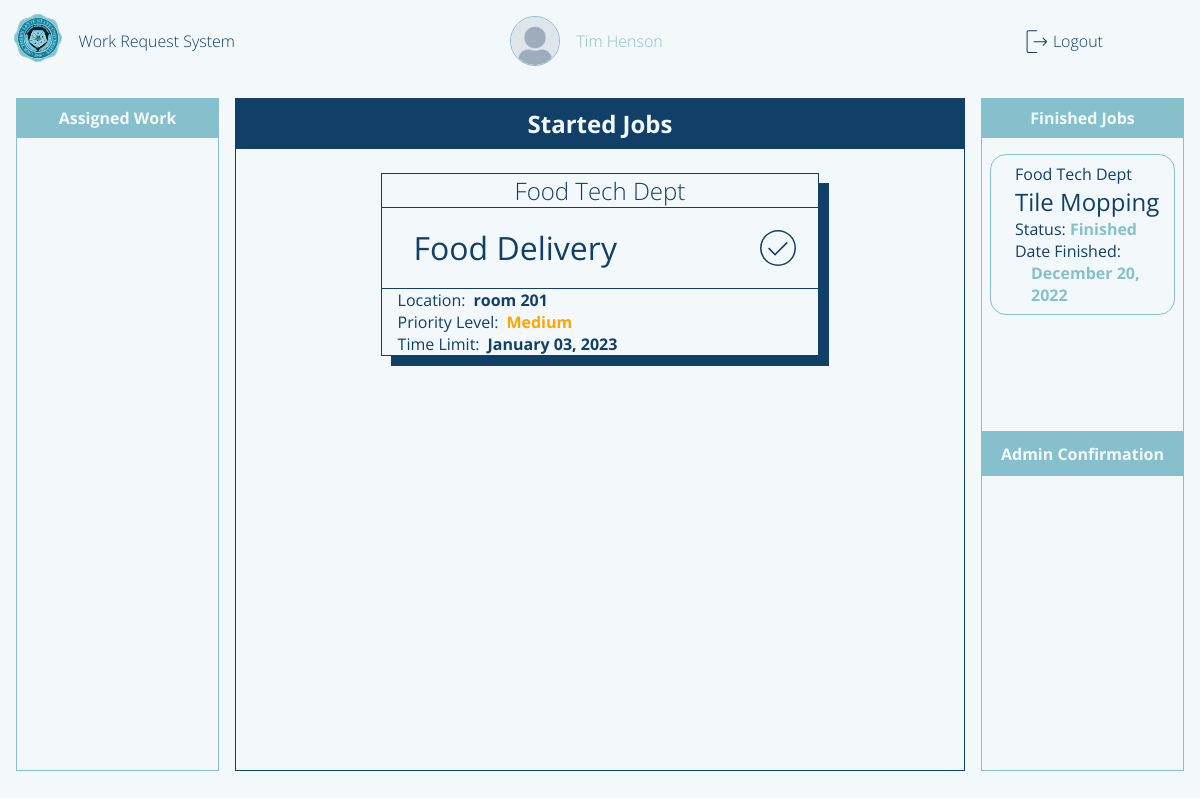
The page /staffPage (signed in) on the database its author committed.
### flaskApp/models.py (models this page shows, shortened)
class User(db.Model, UserMixin):
	__tablename__ = 'user'
	id = db.Column(db.Integer, primary_key=True)
	userName = db.Column(db.String(20), unique=True, nullable=False)
	userType = db.Column(db.String(20), default='Admin')
	passWord = db.Column(db.String(60), nullable=False)
	profilePicture = db.Column(db.String(60), default='dafault.png')
	requestForm = db.relationship('UserRequestForm', backref='user')
	userStaffExtension = db.relationship('StaffExtension', backref='staffExtension', uselist=False)

class UserRequestForm(db.Model):
	__tablename__ = 'userRequestForm'
	id = db.Column(db.Integer, primary_key=True)
	requestorName = db.Column(db.String(500), nullable=False)
	requestTitle = db.Column(db.String(500), nullable=False)
	requestedWork = db.Column(db.String(500), nullable=False)
	roomNumber = db.Column(db.String(20), nullable=False)
	avilabilityOfMaterials = db.Column(db.String(10), nullable=False)
	priorityLevel = db.Column(db.Integer, default=0) # change this to integer in the future 0 - pending 1 - high 2 - medium 3 - low
	status = db.Column(db.String(20), default='Pending')
	dateApproved = db.Column(DateTime, default=datetime.now(), nullable=False)
	dateLimit = db.Column(DateTime, default=datetime.now(), nullable=False)
	requestFormId = db.Column(db.Integer, db.ForeignKey('user.id'))
	requestRating = db.Column(db.Integer, default=0) # this is where a rating will be recorded
	assignedStaff = db.Column(db.Integer, db.ForeignKey('userstaff.id'))

### flaskApp/routes.py (the view)
@app.route('/staffPage', methods=['GET', 'POST'])
def staffPage():
	if current_user.is_authenticated == False:
		return redirect(url_for('loginPage'))
	userStaffAssigned = StaffExtension.query.filter_by(staffName=current_user.userName).first()
	user = StaffExtension.query.filter_by(staffId=current_user.id).first()
	profileImage = url_for('static', filename='profilePic/'+current_user.profilePicture)
	return render_template('staffDashboard.html', title='Staff Page', user=current_user.userName, userStaff=user, profileImage=profileImage, userStaffAssigned=userStaffAssigned.staffAssignment)

### flaskApp/models.py (called while the page is built)
@loginManager.user_loader
def loadUser(userId):
	return User.query.get(int(userId))

### flaskApp/templates/staffDashboard.html (shortened to what this page needs)
{% extends "layout.html" %}
{% block content %}
<main class="content-main">
		<section class="header">
			Started Jobs
		</section>
		<section class="body">
			{% for assigned in userStaffAssigned %}
				{% if assigned.status == 'OnGoing'%}
					<div class="content">
						<section class="content-deptName">
							<i>{{ assigned.requestorName }}</i>
						</section>
						<section class="content-title">
							<i>{{ assigned.requestTitle }}</i>
							<span class="finished">
								<a href="{{ url_for('staffFinishedPage',name=assigned.requestTitle, id=assigned.id) }}">
									<img src="{{ url_for('static', filename='img/finished.svg') }}">
								</a>
							</span>
						</section>
						<section class="content-date">
							<i>Location: <p> {{ assigned.roomNumber }}</p></i>
							{% if assigned.priorityLevel == 1 %}
								<i>Priority Level: <p style="color:red;">High</p></i>
							{% elif assigned.priorityLevel == 2 %}
								<i>Priority Level: <p style="color:orange;">Medium</p></i>
							{% elif assigned.priorityLevel == 3 %}
								<i>Priority Level: <p style="color:green;">Low</p></i>
							{% endif %}
							<i>Time Limit: <p> {{ assigned.dateLimit.strftime("%B %d, %Y") }}</p></i>
						</section>
					</div>
				{% endif %}
			{% endfor %}
		</section>
</main>
<section class="content-left">
	<section class="header">Assigned Work</section>
	<section class="main">
	</section>
	<section class="footer">Foot</section>
</section>
<section class="content-right">
	<section class="header">Finished Jobs</section>
	<section class="main semi-final">
		{% for assigned in userStaffAssigned %}
			{% if assigned.status == 'Finished'%}
				<div class="content-finished">
					<section class="finished-header">
						{{ assigned.requestorName }}
					</section>
					<section class="finished-main">
						{{ assigned.requestTitle }}
					</section>
					<section class="finished-footer">
						<i>Status: </i>
						<i>{{ assigned.status }}</i>
					</section>
					<section class="finished-footer2">
						<i>Date Finished: </i>
						<i>{{ assigned.dateApproved.strftime("%B %d, %Y") }}</i>
					</section>
				</div>
			{% endif %}
		{% endfor %}
	</section>
	<section class="header2">Admin Confirmation</section>
	<section class="finished">
	</section>
</section>
<footer class="content-footer">
</footer>
{% endblock content %}

### flaskApp/templates/layout.html (shortened to what this page needs)
<!DOCTYPE html>
<html>
<head>
    {% if title == 'Login Page'%}
    	<link rel="stylesheet" type="text/css" href="{{ url_for('static', filename='login.css') }}">
    {% elif title == 'Admin Page'%}
    	<link rel="stylesheet" type="text/css" href="{{ url_for('static', filename='adminDashboard.css') }}">
    {% elif title == 'Requestor Page'%}
        <link rel="stylesheet" type="text/css" href="{{ url_for('static', filename='requestorDashboard.css') }}">
    {% elif title == 'Staff Page'%}
        <link rel="stylesheet" type="text/css" href="{{ url_for('static', filename='staffDashboard.css') }}">
    {% elif title == 'Admin Approval Page'%}
        <link rel="stylesheet" type="text/css" href="{{ url_for('static', filename='adminApproval.css') }}">
    {% elif title == 'Staff Ongoing Page'%}
        <link rel="stylesheet" type="text/css" href="{{ url_for('static', filename='staffOngoing.css') }}">
    {% elif title == 'Profile Page'%}
        <link rel="stylesheet" type="text/css" href="{{ url_for('static', filename='profilePage.css') }}">
    {% endif%}
</head>
<body>
	<div class="container">
        {% if title != 'Login Page'%}
        <header class="content-header">
            <div class="img-box">
                <img class="logo_slsu" src="{{ url_for('static', filename='img/logo_slsu.svg') }}">
            </div>
            {% if title == 'Admin Page'%}
                <section class="header-title">
                    <a href="{{ url_for('adminPage') }}">Work Request System</a>
                </section>
                <section class="header-user">
                    <img class='profile-picture'src="{{ profileImage }}">
                    <a href="{{ url_for('profilePage') }}">{{ user }}</a>
                </section>
            {% elif title == 'Staff Page' %}
                <section class="header-title">
                    <a href="{{ url_for('staffPage') }}">Work Request System</a>
                </section>
                <section class="header-user">
               <img class='profile-picture'src="{{ profileImage }}">
                   <a href="{{ url_for('profilePage') }}">{{ user }}</a>
                </section>
            {% endif %}
            <div class="header-profile">
                {% if current_user.is_authenticated == True %}
                <img src="{{ url_for('static', filename='img/logout.svg') }}">
                <a href="{{ url_for('logout') }}">Logout</a>
                {% endif %}
            </div>
        </header>
        {% endif%}
		{% block content %}{% endblock content %}
	</div>
</body>
</html>

### flaskApp/static/staffDashboard.css (style rules this page uses)
body { background: var(--white); }
.container { margin: 0; display: grid; height: 100vh; grid-template-columns: 0.3fr 1fr 0.3fr; grid-template-rows: 0fr 1fr 0.02fr; grid-gap: 1rem; grid-template-areas: 'h h h' 'l m r' 'f f f'; }
.content-header { grid-area: h; display: flex; flex-direction: row; align-items: center; padding: var(--fn-small); }
.img-box { flex-grow: 0; }
.header-title { flex-grow: 0; margin-left: 1rem; }
.header-title a { font-size: var(--fn-regular); font-weight: lighter; color: var(--blue); }
.header-user { flex-grow: 1; font-size: var(--fn-regular); font-weight: lighter; color: var(--blue); }
.header-profile { flex-grow: 0.3; }
.header-profile a { font-size: var(--fn-regular); font-weight: lighter; color: var(--blue); }
.content-main { grid-area: m; border: 1px solid var(--blue); color: var(--blue); display: flex; flex-direction: column; }
.content-main .header { flex-grow: 0; border-bottom: 1px solid var(--blue); padding: 0.5rem 0rem 0.5rem 0rem; text-align: center; font-size: var(--fn-medium); font-weight: bold; color: var(--white); background-color: var(--blue); }
.content-main .body { flex-grow: 1; display: flex; flex-direction: column; overflow: scroll; align-items: center; height: 1rem; }
.content { margin-top: 1.5rem; border: 1px solid var(--blue); width: 60%; box-shadow: 10px 10px var(--blue); }
.content-deptName { border-bottom: 1px solid var(--blue); text-align: center; font-size: var(--fn-medium); font-weight: lighter; }
.content-title { padding: 1rem 1rem 1rem 2rem; font-size: var(--fn-large); display: flex; flex-direction: row; justify-content: space-between; align-items: center; }
.content-title span { width: 3rem; height: 3rem; border-radius: 50%; }
.content-title span img { filter: var(--img-color-blue); width: 3rem; height: 3rem; cursor: pointer; }
.content-date { padding-left: 1rem; border-top: 1px solid var(--blue); display: flex; flex-direction: column; }
.content-date i { display: flex; flex-direction: row; }
.content-date i p { margin-left: 0.5rem; font-weight: bold; }
.content-left { grid-area: l; border: 1px solid var(--blueGreen); color: var(--white); display: flex; flex-direction: column; margin-left: 1rem; }
.content-left .header { flex-grow: 0; border-bottom: 1px solid var(--blueGreen); text-align: center; padding: 0.5rem; font-size: var(--fn-regular); font-weight: lighter; color: var(--white); background-color: var(--blueGreen); font-weight: bold; }
.content-left .main { flex-grow: 1; height: 1rem; display: flex; flex-direction: column; align-items: center; color: var(--blue); }
.content-left .footer { flex-grow: 0; }
.content-right { grid-area: r; border: 1px solid var(--blueGreen); margin-right: 1rem; color: var(--blue); display: flex; flex-direction: column; }
.content-right .header { flex-grow: 0; border-bottom: 1px solid var(--blueGreen); color: var(--white); background-color: var(--blueGreen); text-align: center; padding: 0.5rem; font-weight: bold; }
.content-right .main { flex-grow: 1; height: 0rem; display: flex; flex-direction: column; overflow: scroll; }
.content-finished { border: 1px solid var(--blueGreen); margin: 1rem 0.5rem 0rem 0.5rem; padding: 0.5rem; border-radius: 1rem; }
.content-finished .finished-header { margin-left: 1rem; }
.content-finished .finished-main { font-size: var(--fn-medium); margin-left: 1rem; }
.content-finished .finished-footer { margin-left: 1rem; }
.content-finished .finished-footer i:last-child { font-weight: bold; color: var(--blueGreen); }
.content-finished .finished-footer2 { margin-left: 1rem; display: flex; flex-direction: column; }
.content-finished .finished-footer2 i:last-child { margin-left: 1rem; font-weight: bold; color: var(--blueGreen); }
.content-right .header2 { flex-grow: 0; background-color: var(--blueGreen); padding: 0.7rem; color: var(--white); font-weight: bold; text-align: center; }
.content-right .finished { flex-grow: 1; height: 0rem; display: flex; flex-direction: column; align-items: center; overflow: scroll; }

### rows shown on the page
User: userName "Tim Henson"
UserRequestForm: requestorName "Food Tech Dept", requestTitle "Food Delivery", roomNumber "room 201", shows "Priority Level:", priorityLevel "Medium", dateLimit "January 03, 2023"
UserRequestForm: requestorName "Food Tech Dept", requestTitle "Tile Mopping", status "Finished", dateApproved "December 20, 2022"
